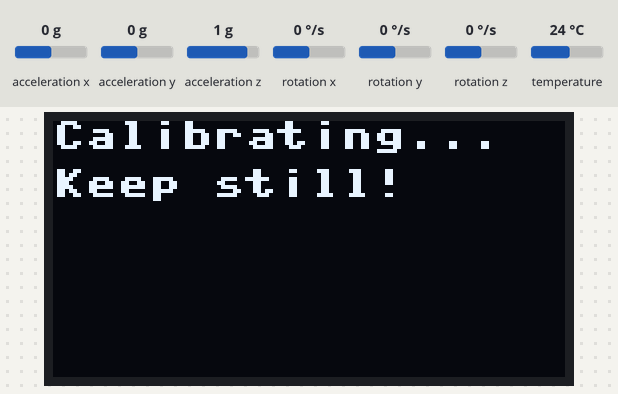
This program was run on a simulated Raspberry Pi Pico running MicroPython. Parts: 128×64 one-colour display. Inputs (shaded band) come from the test bench; at power-on: acceleration x 0 g, acceleration y 0 g, acceleration z 1 g, rotation x 0 °/s, rotation y 0 °/s, rotation z 0 °/s, temperature 24 °C. WiFi joins after 1.5 s; no MQTT or app messages arrive unless stated; the clock reads 2024-03-15 10:24:30 at power-on unless the program sets it; library files of the repository ran but are not shown: sh1106.py, imu.py; what the program prints to the serial console is not drawn.

Above: at 0.7 s.
At 10.1 s:
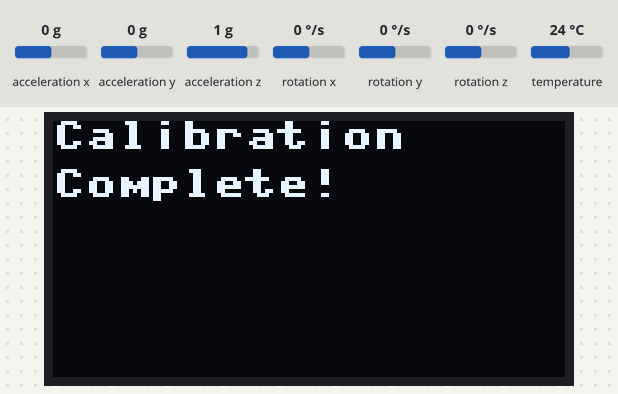
At 11.2 s:
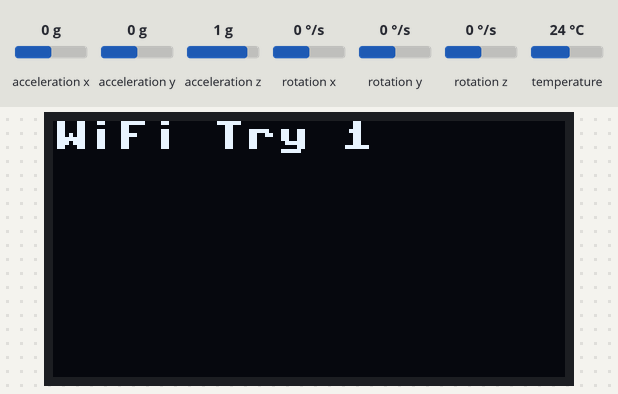
At 13.7 s:
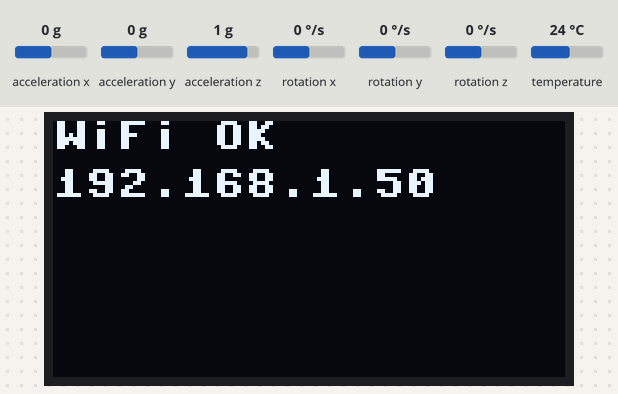
At 16.0 s:
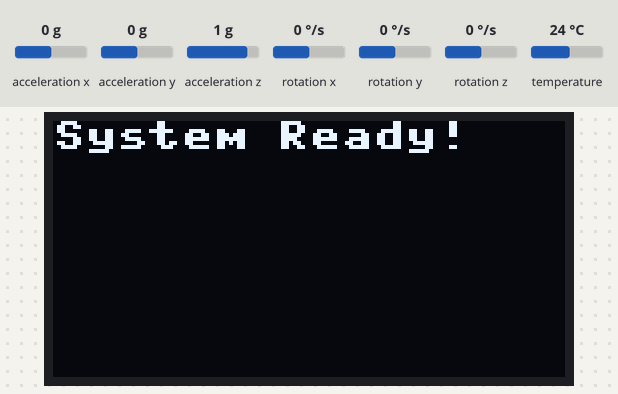
At 18.1 s:
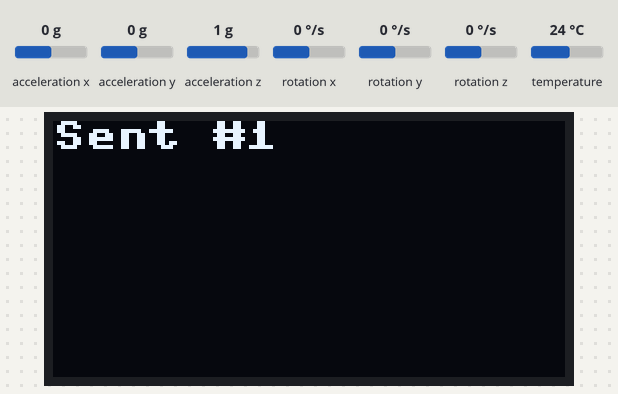

Measured:
- what the display in image 0 shows lasts 9.4 s, from 0.7 s to 10.1 s
- what the display in image 1 shows lasts 1.0 s, from 10.1 s to 11.1 s
- what the display in image 2 shows lasts 2.6 s, from 11.1 s to 13.7 s
- what the display in image 4 shows lasts 2.1 s, from 15.9 s to 18.0 s

The program:

main.py
```python
from machine import Pin, I2C, reset
import time
from time import sleep
import network
from umqtt.simple import MQTTClient
import config
from sh1106 import SH1106_I2C
from imu import MPU6050

# Constants
WIDTH = 128
HEIGHT = 64
MQTT_SERVER = config.mqtt_server
MQTT_PORT = 0
MQTT_USER = config.mqtt_username
MQTT_PASSWORD = config.mqtt_password
MQTT_CLIENT_ID = b"raspberrypi_picow"
MQTT_KEEPALIVE = 7200
MQTT_SSL = True
MQTT_SSL_PARAMS = {'server_hostname': MQTT_SERVER}
SEND_DELAY = 1
MAX_RETRIES = 3
RETRY_DELAY = 5


class DeviceInit:
    """Initialize and manage hardware devices (OLED display and MPU6050 sensor)"""

    def __init__(self, oled_sda=4, oled_scl=5, imu_sda=14, imu_scl=15):
        self.oled = None
        self.imu = None
        self.offsets = None
        self.width = WIDTH
        self.height = HEIGHT
        self.display_enabled = True
        self.display_error_count = 0
        self.i2c_oled = None
        self.oled_sda = oled_sda
        self.oled_scl = oled_scl
        self.last_reset_time = 0

        try:
            # Initialize OLED display
            self.i2c_oled = I2C(0, sda=Pin(oled_sda), scl=Pin(oled_scl), freq=200000)
            self.oled = SH1106_I2C(self.width, self.height, self.i2c_oled)
            self._reset_display()
            self.display_message("Initializing...")
            print("OLED initialized successfully")

            # Initialize IMU sensor
            i2c_imu = I2C(1, sda=Pin(imu_sda), scl=Pin(imu_scl), freq=400000)
            self.imu = MPU6050(i2c_imu)
            self.display_message("IMU initialized")
            print("IMU initialized successfully")

        except Exception as e:
            print(f"Device initialization error: {e}")
            self.display_message("Init Error!")
            raise

    def _reset_display(self):
        """Reset the OLED display to clear corruption"""
        try:
            if self.oled:
                # Power cycle the display
                self.oled.poweroff()
                time.sleep(0.1)
                self.oled.poweron()
                time.sleep(0.1)
                # Clear display buffer
                self.oled.fill(0)
                self.oled.show()
                print("Display reset performed")
        except Exception as e:
            print(f"Display reset error: {e}")

    def calibrate_sensor(self, cal_time=10, sample_delay=0.01):
        """Calibrate the IMU sensor by collecting baseline readings"""
        if not self.imu:
            raise RuntimeError("IMU not initialized")

        try:
            print(f"Calibrating for {cal_time}s - keep sensor still and flat")
            self.display_message("Calibrating...\nKeep still!")

            sums = [0.0] * 6
            count = 0
            end_time = time.time() + cal_time

            while time.time() < end_time:
                sums[0] += self.imu.accel.x
                sums[1] += self.imu.accel.y
                sums[2] += self.imu.accel.z - 9.8  # Gravity adjustment
                sums[3] += self.imu.gyro.x
                sums[4] += self.imu.gyro.y
                sums[5] += self.imu.gyro.z

                count += 1

                if count % 100 == 0:
                    print(f"Calibration points: {count}")

                time.sleep(sample_delay)

            self.offsets = [round(s / count, 2) for s in sums]

            self.display_message("Calibration\nComplete!")
            print(f"Calibration complete: {count} samples")
            print(f"Offsets: {self.offsets}")

            return self.offsets

        except Exception as e:
            print(f"Calibration error: {e}")
            self.display_message("Calib Error!")
            raise

    def display_message(self, msg, line=0, clear=True, retry=True):
        """Display message on OLED screen"""
        if not self.oled or not self.display_enabled:
            return
        try:
            if clear:
                self.oled.fill(0)

            if isinstance(msg, str):
                lines = msg.split('\n')
                for i, text in enumerate(lines):
                    y_pos = line + (i * 12)
                    if y_pos < self.height:
                        self.oled.text(text[:16], 0, y_pos)

            self.oled.show()

        except OSError as e:

            if retry and e.errno == 110:
                try:
                    time.sleep(0.01)
                    self.oled.show()
                except:
                    pass


class DataCollector:
    """Collect and process sensor data"""

    def __init__(self, imu, offsets):
        if not imu:
            raise ValueError("IMU sensor not provided")
        if not offsets or len(offsets) != 6:
            raise ValueError("Invalid calibration offsets")

        self.imu = imu
        self.offsets = offsets

    def read_sensor(self):
        """Read calibrated sensor values"""
        try:
            ax = round(self.imu.accel.x - self.offsets[0], 2)
            ay = round(self.imu.accel.y - self.offsets[1], 2)
            az = round(self.imu.accel.z - self.offsets[2], 2)
            gx = round(self.imu.gyro.x - self.offsets[3], 2)
            gy = round(self.imu.gyro.y - self.offsets[4], 2)
            gz = round(self.imu.gyro.z - self.offsets[5], 2)
            temp = round(self.imu.temperature, 1)

            return {
                'ax': ax, 'ay': ay, 'az': az,
                'gx': gx, 'gy': gy, 'gz': gz,
                'temperature': temp
            }
        except Exception as e:
            print(f"Sensor reading error: {e}")
            raise

    def get_formatted_data(self):
        """Get sensor data formatted for display and transmission"""
        data = self.read_sensor()
        return data, f"T:{data['temperature']}C\nAX:{data['ax']} AY:{data['ay']}\nAZ:{data['az']}"


class MQTTInit:
    """Initialize and manage WiFi and MQTT connections"""

    def __init__(self, display_callback=None):
        self.wlan = None
        self.client = None
        self.connected = False
        self.ip_address = None
        self.display_callback = display_callback

    def connect_wifi(self, ssid, password, timeout=20, max_attempts=3):
        """Connect to WiFi network with retry logic"""
        for attempt in range(max_attempts):
            try:
                print(f"\n=== WiFi Connection Attempt {attempt + 1}/{max_attempts} ===")

                # Reset WiFi interface
                self.wlan = network.WLAN(network.STA_IF)
                self.wlan.active(False)
                sleep(0.5)
                self.wlan.active(True)
                sleep(0.5)

                # Check if already connected
                if self.wlan.isconnected():
                    print("Already connected to WiFi")
                    network_info = self.wlan.ifconfig()
                    self.ip_address = network_info[0]
                    print(f'IP: {self.ip_address}')
                    self._display(f"WiFi OK\n{self.ip_address}")
                    return True

                print(f"Connecting to: {ssid}")
                self._display(f"WiFi Try {attempt+1}")

                # Disconnect from any previous connection
                self.wlan.disconnect()
                sleep(0.5)

                # Connect to network
                self.wlan.connect(ssid, password)

                # Wait for connection with status monitoring
                connection_timeout = timeout
                while connection_timeout > 0:
                    status = self.wlan.status()

                    if status == 3:  # Connected (STAT_GOT_IP)
                        network_info = self.wlan.ifconfig()
                        self.ip_address = network_info[0]
                        print(f'WiFi connected! IP: {self.ip_address}')
                        self._display(f"WiFi OK\n{self.ip_address}")
                        return True

                    elif status == -1:  # STAT_CONNECT_FAIL
                        print("Connection failed - wrong password or network issue")
                        break
                    elif status == -2:  # STAT_NO_AP_FOUND
                        print("Network not found - check SSID")
                        break
                    elif status == -3:  # STAT_WRONG_PASSWORD
                        print("Wrong password")
                        break

                    # Status codes: 0=idle, 1=connecting, 2=wrong password
                    if connection_timeout % 5 == 0:
                        print(f'Status: {status} | Waiting... ({connection_timeout}s)')

                    connection_timeout -= 1
                    sleep(1)

                print(f"Attempt {attempt + 1} failed")

            except Exception as e:
                print(f"WiFi error on attempt {attempt + 1}: {e}")

            if attempt < max_attempts - 1:
                print(f"Retrying in {RETRY_DELAY} seconds...")
                self._display("Retry WiFi...")
                sleep(RETRY_DELAY)

        print("All WiFi connection attempts failed")
        self._display("WiFi Failed!")
        return False

    def connect_mqtt(self, use_hivemq=True):
        """Connect to MQTT broker with error handling"""
        try:
            print("Connecting to MQTT broker...")
            self._display("MQTT Connect...")

            if use_hivemq:
                # Using public HiveMQ broker (as in original code)
                self.client = MQTTClient('bigles', 'broker.hivemq.com', keepalive=60)
            else:
                # Using configured MQTT broker with SSL
                self.client = MQTTClient(
                    client_id=MQTT_CLIENT_ID,
                    server=MQTT_SERVER,
                    port=MQTT_PORT,
                    user=MQTT_USER,
                    password=MQTT_PASSWORD,
                    keepalive=MQTT_KEEPALIVE,
                    ssl=MQTT_SSL,
                    ssl_params=MQTT_SSL_PARAMS
                )

            self.client.connect()
            self.connected = True
            print("MQTT connected successfully")
            self._display("MQTT OK!")
            return True

        except Exception as e:
            print(f"MQTT connection error: {e}")
            self._display("MQTT Error!")
            self.connected = False
            return False

    def reconnect_mqtt(self):
        """Attempt to reconnect to MQTT broker"""
        print("Attempting MQTT reconnection...")
        self._display("MQTT Reconnect...")

        for attempt in range(MAX_RETRIES):
            try:
                if self.client:
                    self.client.disconnect()
            except:
                pass

            if self.connect_mqtt():
                return True

            print(f"Reconnection attempt {attempt + 1} failed")
            sleep(RETRY_DELAY)

        return False

    def check_connection(self):
        """Check if WiFi and MQTT are still connected"""
        wifi_ok = self.wlan and self.wlan.isconnected()
        mqtt_ok = self.connected
        return wifi_ok and mqtt_ok

    def _display(self, msg):
        """Helper to display messages if callback is available"""
        if self.display_callback:
            self.display_callback(msg)


class Transmission:
    """Handle MQTT data transmission with error recovery"""

    def __init__(self, mqtt_client, display_callback=None):
        self.mqtt_client = mqtt_client
        self.display_callback = display_callback
        self.message_count = 0
        self.error_count = 0

    def publish(self, topic, value):
        """Publish single value to MQTT topic"""
        try:
            if not self.mqtt_client.connected:
                raise RuntimeError("MQTT not connected")

            self.mqtt_client.client.publish(topic, str(value))
            return True

        except Exception as e:
            print(f"Publish error on {topic}: {e}")
            self.error_count += 1
            return False

    def publish_sensor_data(self, data):
        """Publish all sensor data to respective topics"""
        topics = {
            'pico/temperature': data['temperature'],
            'pico/ax': data['ax'],
            'pico/ay': data['ay'],
            'pico/az': data['az'],
            'pico/gx': data['gx'],
            'pico/gy': data['gy'],
            'pico/gz': data['gz']
        }

        success = True
        for topic, value in topics.items():
            if not self.publish(topic, value):
                success = False

        if success:
            self.message_count += 1
            self._display(f"Sent #{self.message_count}")
            print(f"Message {self.message_count} sent successfully")
        else:
            self._display("Send Error!")

        return success

    def _display(self, msg):
        """Helper to display messages if callback is available"""
        if self.display_callback:
            self.display_callback(msg)


def main():
    """Main execution loop with comprehensive error handling"""
    device = None
    data_collector = None
    mqtt = None
    transmitter = None

    try:
        # Initialize hardware
        print("=== Starting IoT Sensor System ===")
        device = DeviceInit()

        # Calibrate sensor
        offsets = device.calibrate_sensor(cal_time=10)

        # Initialize data collector
        data_collector = DataCollector(device.imu, offsets)

        # Test WiFi credentials
        print("\n=== Checking Configuration ===")
        print(f"WiFi SSID: {config.wifi_ssid}")
        print(f"WiFi Password: {'*' * len(config.wifi_password)}")

        # Initialize WiFi and MQTT
        mqtt = MQTTInit(display_callback=device.display_message)

        if not mqtt.connect_wifi(config.wifi_ssid, config.wifi_password):
            device.display_message("WiFi Failed!\nCheck Config")
            print("\n!!! WiFi Connection Failed !!!")
            print("Please verify:")
            print("1. WiFi SSID is correct")
            print("2. WiFi password is correct")
            print("3. WiFi is 2.4GHz (Pico W doesn't support 5GHz)")
            print("4. Router is powered on and in range")
            # Don't raise error immediately - allow manual debugging
            sleep(30)
            raise RuntimeError("WiFi connection failed")

        sleep(1)

        if not mqtt.connect_mqtt(use_hivemq=True):
            device.display_message("MQTT Failed!")
            print("\n!!! MQTT Connection Failed !!!")
            sleep(10)
            raise RuntimeError("MQTT connection failed")

        sleep(1)

        # Initialize transmitter
        transmitter = Transmission(mqtt, display_callback=device.display_message)

        device.display_message("System Ready!")
        print("=== System Ready - Starting Data Loop ===")
        sleep(2)

        # Main data collection and transmission loop
        consecutive_errors = 0
        max_consecutive_errors = 5

        while True:
            try:
                # Check connections periodically
                if transmitter.message_count % 10 == 0:
                    if not mqtt.check_connection():
                        print("Connection lost, attempting reconnection...")
                        device.display_message("Reconnecting...")

                        if not mqtt.reconnect_mqtt():
                            raise RuntimeError("Failed to reconnect")

                        consecutive_errors = 0

                # Collect sensor data
                data, display_str = data_collector.get_formatted_data()
                print(f"\n{display_str}\nGX:{data['gx']} GY:{data['gy']} GZ:{data['gz']}")

                # Transmit data
                if transmitter.publish_sensor_data(data):
                    consecutive_errors = 0
                else:
                    consecutive_errors += 1

                # If too many consecutive errors, attempt recovery
                if consecutive_errors >= max_consecutive_errors:
                    print("Too many errors, attempting system recovery...")
                    device.display_message("Recovery...")

                    if not mqtt.reconnect_mqtt():
                        raise RuntimeError("Recovery failed")

                    consecutive_errors = 0

                sleep(SEND_DELAY)

            except KeyboardInterrupt:
                raise

            except Exception as e:
                print(f"Loop error: {e}")
                consecutive_errors += 1

                if consecutive_errors >= max_consecutive_errors:
                    raise RuntimeError("Too many consecutive errors")

                sleep(RETRY_DELAY)

    except KeyboardInterrupt:
        print("\n=== Shutdown requested ===")
        device.display_message("Shutdown...")

    except Exception as e:
        print(f"\n=== FATAL ERROR: {e} ===")
        if device:
            device.display_message("Fatal Error!\nCheck logs")
        print("\nSystem will remain halted for debugging.")
        print("Disconnect power to exit.")
        while True:
            sleep(60)

    finally:
        # Cleanup
        print("Cleaning up...")
        if mqtt and mqtt.client:
            try:
                mqtt.client.disconnect()
            except:
                pass

        if device:
            device.display_message("Stopped")

        print("=== System Stopped ===")


if __name__ == "__main__":
    main()
```

config.py
```python
wifi_ssid = ""
wifi_password = ""
mqtt_server = ""
mqtt_username = ""
mqtt_password = ""
```
